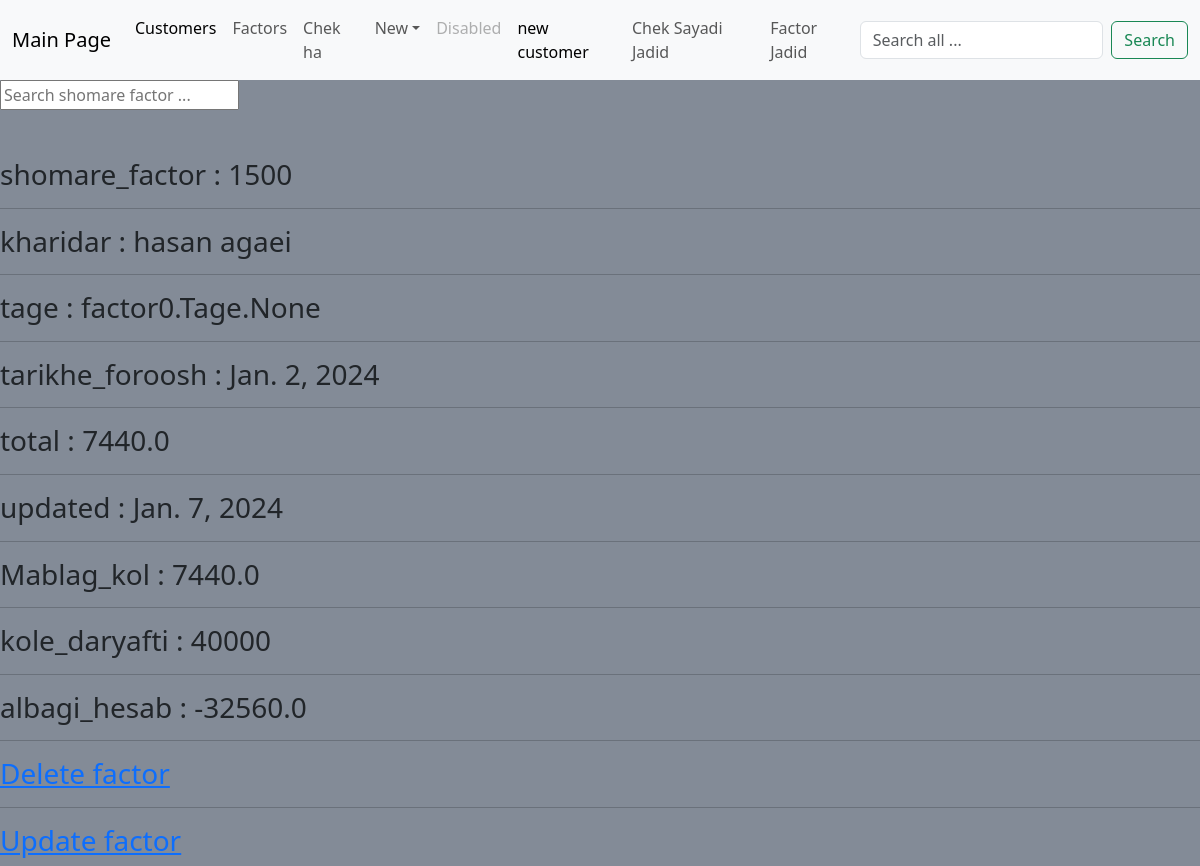
The app's page /factor/profile/4, older data.
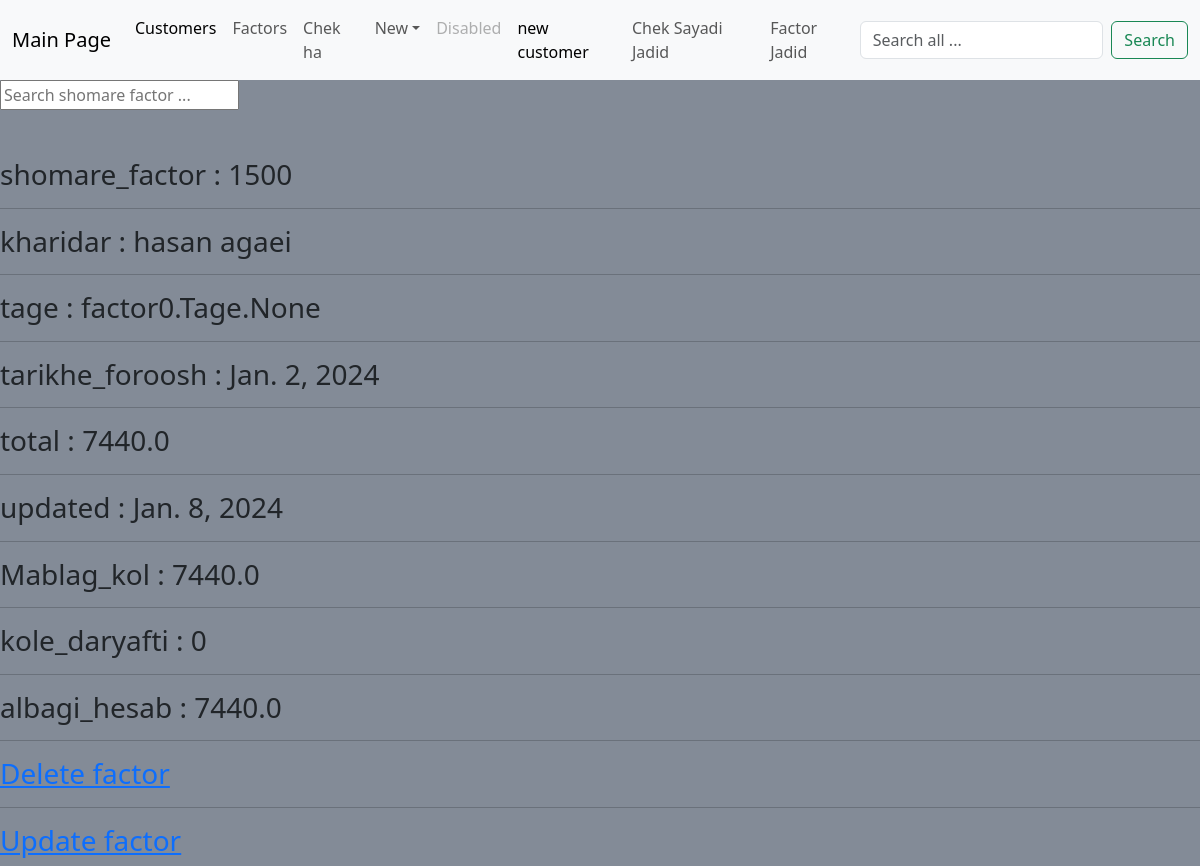
The same page, newer data.
### factor0/models.py (models this page shows, shortened)
class Foroosh(models.Model):
    shomare_factor = models.IntegerField(blank=True, null=True)
    kharidar = models.ForeignKey(Moshtary, on_delete=models.SET_NULL, null=True)
    tage = models.ManyToManyField(Tage, blank=True)
    geymat = models.DecimalField(max_digits=6, decimal_places=3, null=True, default=240)
    Hesab_daryafti = models.ForeignKey('Hesab_daryafti', on_delete=models.SET_NULL, blank= True, null=True)
    tarikhe_foroosh = models.DateField(auto_now_add=True)
    updated = models.DateField(auto_now=True)
    @property
    def vazn_kol(self):
        total_vazn = sum(t.vazn or 0 for t in self.tage.all())
        return total_vazn
    @property
    def Mablag_kol(self):
        if self.tage.exists() and self.tage.first().jens_parche in ['nil', 'bangal']:
            total_price = float(self.vazn_kol) * float(self.geymat or 0)
        else:
            total_price = float(self.metraj_kol) * float(self.geymat or 0)
        return total_price
    @property
    def albagi_hesab(self):
        total_daryafti = (self.Hesab_daryafti.kole_daryafti or 0)
        albagi = self.Mablag_kol - total_daryafti
        return albagi
    class Meta:
        ordering = ['-shomare_factor', ]
        verbose_name_plural = "Factors"

class Hesab_daryafti(models.Model):
    chek = models.ManyToManyField(Chek, null=True, blank=True)
    nagdi = models.IntegerField(blank=True, null=True)
    tarikhe_daryaft = models.DateField(auto_now_add=True)
    updated = models.DateField(auto_now=True)
    @property
    def kole_daryafti(self):
        total_price = sum(int(t.mablag) or 0 for t in self.chek.all())
        total_nagdi = self.nagdi
        total = total_price + total_nagdi
        return total_price

class Tage(models.Model):
    jens_parche = models.CharField(max_length=16, default='nil-bangal')
    rangrazi = models.CharField(max_length=30, default='sooper_derakhshan')
    vazn = models.DecimalField(max_digits=6, decimal_places=3, blank=True, null=True)
    metraj = models.DecimalField(max_digits=6, decimal_places=3, null=True, default=120)
    class Meta:
        ordering = ['-jens_parche', '-vazn', '-metraj', ]
        verbose_name_plural = "Tage_ha"

### chek0/models.py (models this page shows, shortened)
class Chek(models.Model):
    tahvil_dahande = models.ForeignKey(Moshtary, null=True, on_delete=models.SET_NULL)
    daftar = models.IntegerField()
    shomare_sayad = models.CharField(max_length=16)
    tarikh = models.CharField(max_length=15)
    mablag = models.CharField(max_length=20)
    kode_meli = models.CharField(max_length=20)
    magsad = models.CharField(max_length=100, null=True, blank=True)
    tarikhe_daryaft = models.DateField(auto_now_add=True)
    updated = models.DateField(auto_now=True)
    ki_daryaft_kard = models.CharField(max_length=100, null=True, blank=True)
    class Meta:
        ordering = ['-daftar', ]

### customer0/models.py (models this page shows, shortened)
class Moshtary(models.Model):
    name = models.CharField(max_length=50)
    kode_meli = models.CharField(max_length=16, blank =True, null = True)
    shomare = models.CharField(max_length=16)
    address = models.TextField()
    sagfe_etebar = models.CharField(max_length=16)
    class Meta:
        ordering = ['name', ]
        verbose_name_plural = "Moshtari_ha"
    def __str__(self) -> str:
        return self.name[0:50]

### factor0/views.py (the view)
# urls.py: path('profile/<int:id>', views.factor_profile, name='profile'),
def factor_profile(request, id):
    factor = get_object_or_404(Foroosh, id=id)
    content = {'factor': factor}
    return render(request, 'factor0/profile.html', content)

### factor0/templates/factor0/profile.html
{% extends 'main.html' %}
{% block content %}
<br><br>
<h3>
shomare_factor : {{factor.shomare_factor}} <hr>
kharidar : {{factor.kharidar}}<hr>
tage : {{factor.tage}}<hr>
tarikhe_foroosh : {{factor.tarikhe_foroosh}}<hr>
total : {{factor.Mablag_kol}}<hr>
updated : {{factor.updated}}<hr>
Mablag_kol : {{factor.Mablag_kol}}<hr>
kole_daryafti : {{factor.Hesab_daryafti.kole_daryafti}}<hr>
albagi_hesab : {{factor.albagi_hesab}}<hr>
</h3>
<h3>
<a href = "{% url 'factor:delete'  factor.id %}"> Delete factor </a> <br><hr>
<a href="{% url 'factor:update' factor.id %}"> Update factor</a> <br>
</h3>
{% endblock content %}

Row changes from the older to the newer data that the page shows:
changed Foroosh "factor0.Tage.None": updated "Jan. 7, 2024" → "Jan. 8, 2024"; Hesab_daryafti.kole_daryafti "40000" → "0"; albagi_hesab "-32560.0" → "7440.0"
